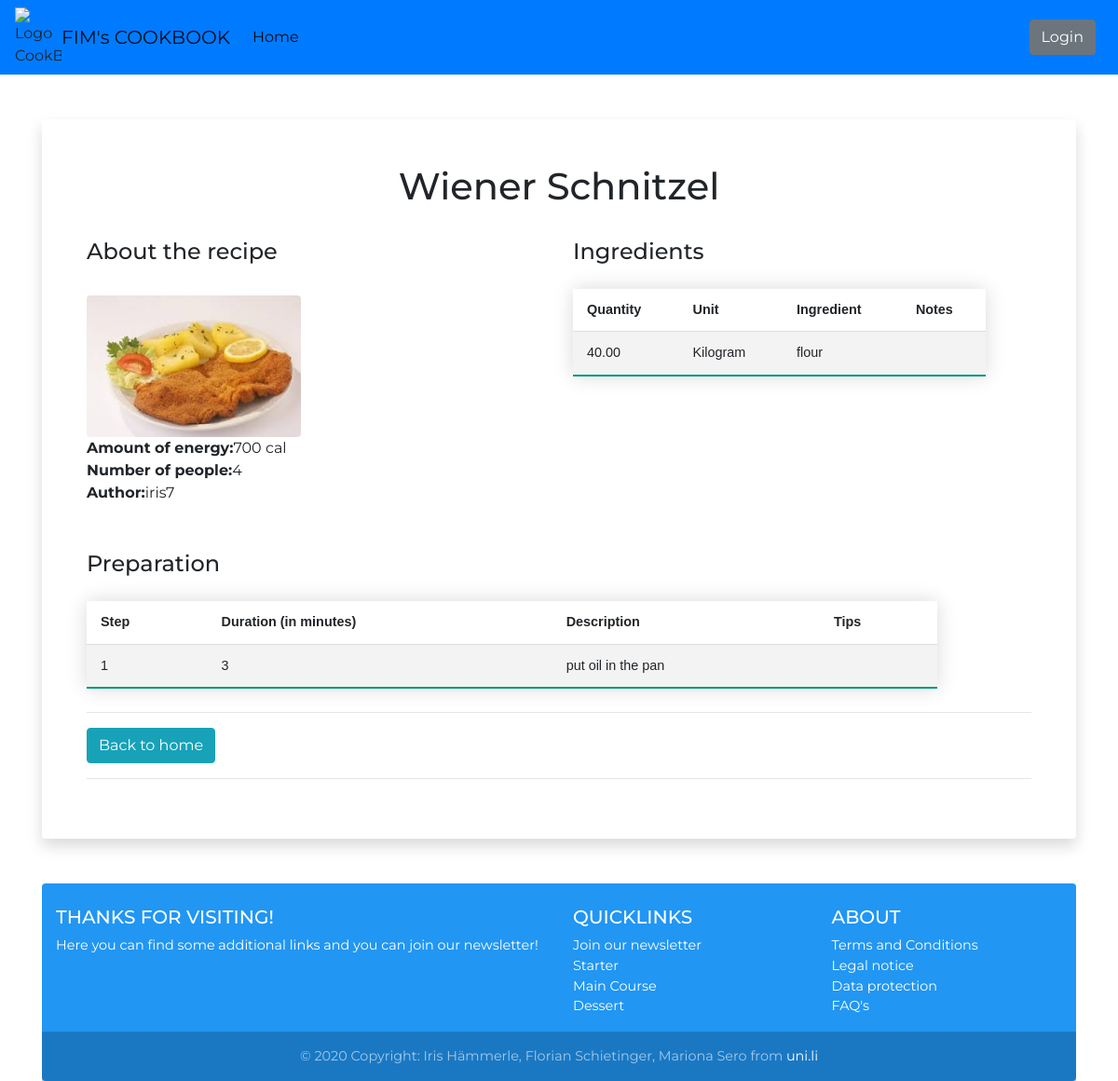
Before: /viewrecipe/5 with the older database file.
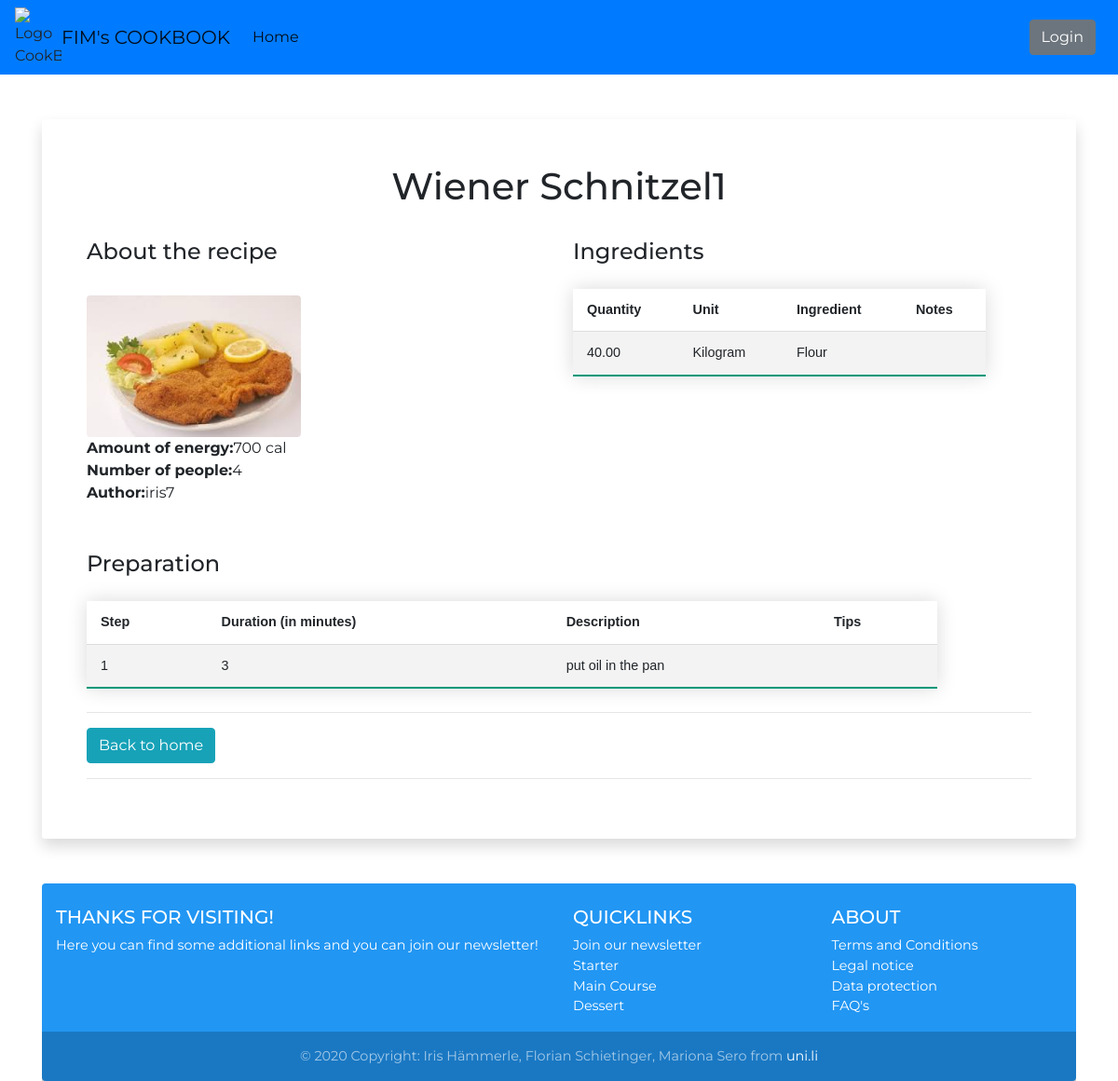
After: the same page with the newer database file.
### myRecipeApp/models.py (models this page shows, shortened)
class Recipe(models.Model):
    RecipeId = models.BigAutoField(primary_key=True,
                                   verbose_name="Unique RecipeId"
                                   )
    RecipeName = models.CharField(verbose_name="Recipe Name",
                                  max_length=300
                                  )
    Picture = models.ImageField(verbose_name="Recipe Picture",
                                blank=True,
                                upload_to="upload/"
                                )
    UserId = models.ForeignKey(settings.AUTH_USER_MODEL,
                               verbose_name="Author",
                               on_delete=models.PROTECT
                               )
    Energy = models.PositiveIntegerField(verbose_name="Calories",
                                         blank=True)
    UnitId = models.ForeignKey(Unit,
                               verbose_name="Unit of Energy",
                               on_delete=models.PROTECT
                               )
    NumberPeople = models.PositiveSmallIntegerField(verbose_name="Number of People",
                                                    blank=True)

class Ingredient(models.Model):
    IngredientId = models.BigAutoField(primary_key=True,
                                       verbose_name="Unique UnitId"
                                       )
    RecipeId = models.ForeignKey(Recipe,
                                 verbose_name="Recipe",
                                 on_delete=models.CASCADE,
                                 default=0
                                 )
    Quantity = models.DecimalField(verbose_name="Quantity",
                                   max_digits=8,  # before none
                                   decimal_places=2
                                   )
    UnitId = models.ForeignKey(Unit,
                               verbose_name="Unit",
                               on_delete=models.CASCADE
                               )
    FoodItemId = models.ForeignKey(FoodItem,
                                   verbose_name="Food Item",
                                   on_delete=models.CASCADE
                                   )
    Note = models.TextField(verbose_name="Note",
                            blank=True
                            )

class FoodItem(models.Model):
    FoodItemId = models.BigAutoField(primary_key=True,
                                     verbose_name="Unique FoodItemId"
                                     )
    Name = models.CharField(verbose_name="Name",
                            max_length=200
                            )
    def __str__(self):  # to make it more readable in the admin panel (shows name instead of PK)
        return self.Name

### myUnitApp/models.py (models this page shows)
class Unit(models.Model):
    UnitId = models.BigAutoField(primary_key=True,
                                 verbose_name="Unique UnitId"
                                 )
    Name = models.CharField(verbose_name="Name",
                            max_length=200,
                            unique=True
                            )
    Abbreviation = models.CharField(verbose_name="Abbreviation",
                                    max_length=3
                                    )
    def __str__(self):  # to make it more readable in the admin panel (shows name instead of PK)
        return self.Name

### myRecipeApp/views.py (the view)
# urls.py: path('viewrecipe/<int:recipe_id>', recipe_details_view, name='view-recipe'),
def recipe_details_view(request, recipe_id=None):
    """This function is used to view the final versions of the recipes created by the users"""
    recipe = None
    if not recipe_id is None:
        recipe = Recipe.objects.get(RecipeId=recipe_id)
    context = {
        "recipe": recipe
    }
    return render(request, "details_view_recipe.html", context)

### myRecipeApp/templates/details_view_recipe.html (shortened to what this page needs)
{% extends 'base.html' %}
{% block titleContent %}
    <h1 class="title text-center h1">{{ recipe.RecipeName }}</h1>
{% endblock %}
{% block mainContent %}
    <div class="row">
        <div class="col-sm-6">
            <h4>About the recipe</h4>
            <br>
            <table class="styled-table " style="width:90%">
                {% if recipe.Picture  %}
                <img class="img-responsive img-circle rounded" src="{{ recipe.Picture.url }}" alt="Picture from recipe" style="max-width: 230px;"/>
                {% else %}
                    {% load static %}
                {% endif %}
                <br>
                <h8><b>Amount of energy:</b></h8>
                <br>
                <h8><b>Number of people:</b></h8>
                <br>
                <h8><b>Author:</b></h8>
            </table>
        </div>
        <div class="col-sm-6">
            <h4>Ingredients</h4>
            {% if recipe.ingredient_set.all.count > 0 %}
                <table class="styled-table" style="width:90%">
                    <tr>
                        <th>Quantity</th>
                        <th>Unit</th>
                        <th>Ingredient</th>
                        <th>Notes</th>
                    </tr>
                    {% for field in recipe.ingredient_set.all %}
                        <tr id="{{ field.IngredientId }}">
                            <td>{{ field.Quantity }}</td>
                            <td>{{ field.UnitId }}</td>
                            <td>{{ field.FoodItemId }}</td>
                            <td>{{ field.Note }}</td>
                        </tr>
                    {% endfor %}
                </table>
            {% endif %}
        </div>
    </div>
    <h4>Preparation</h4>
    {% if recipe.recipesteps_set.all.count > 0 %}
        <table class="styled-table" style="width:90%">
            <tr>
                <th>Step</th>
                <th>Duration (in minutes)</th>
                <th>Description</th>
                <th>Tips</th>
                {% for field in recipe.recipesteps_set.all %}
                    <tr id="{{ field.RatingId }}">
                        <td>{{ field.StepNo }}</td>
                        <td>{{ field.Duration }}</td>
                        <td>{{ field.Description }}</td>
                        <td>{{ field.Tips }}</td>
                    </tr>
                {% endfor %}
        </table>
    {% endif %}
    <hr>
    <form action="/home">
        <input class="btn btn-info" type="submit" class="btn btn-info" value="Back to home"/>
    </form>
{% endblock %}

Changed rows visible on the page:
changed Recipe: RecipeName "Wiener Schnitzel" → "Wiener Schnitzel1"
changed through a linked row, Ingredient "Kilogram": FoodItemId "flour" → "Flour"
